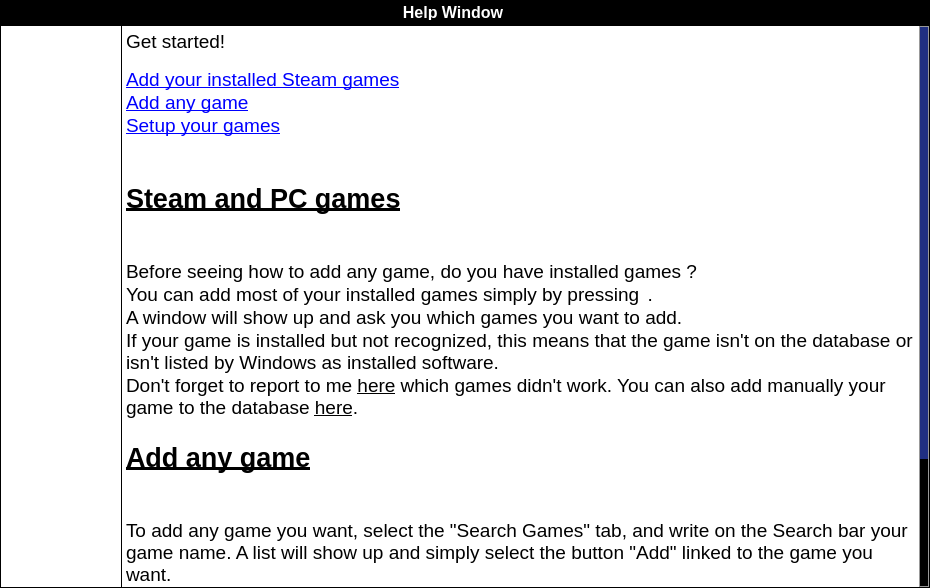
<?xml version="1.0" encoding="UTF-8"?>
<ui version="4.0">
 <class>Help</class>
 <widget class="QWidget" name="Help">
  <property name="geometry">
   <rect>
    <x>0</x>
    <y>0</y>
    <width>930</width>
    <height>588</height>
   </rect>
  </property>
  <property name="windowTitle">
   <string>Ludibrary - Help</string>
  </property>
  <property name="windowIcon">
   <iconset resource="resource.qrc">
    <normaloff>:/Images/appIcon</normaloff>:/Images/appIcon</iconset>
  </property>
  <property name="styleSheet">
   <string notr="true">.QWidget
{
	background-color: black;
}</string>
  </property>
  <layout class="QGridLayout" name="gridLayout">
   <property name="sizeConstraint">
    <enum>QLayout::SetMinimumSize</enum>
   </property>
   <property name="leftMargin">
    <number>1</number>
   </property>
   <property name="topMargin">
    <number>0</number>
   </property>
   <property name="rightMargin">
    <number>1</number>
   </property>
   <property name="bottomMargin">
    <number>1</number>
   </property>
   <property name="spacing">
    <number>0</number>
   </property>
   <item row="1" column="0">
    <widget class="QWidget" name="widget_2" native="true">
     <property name="styleSheet">
      <string notr="true">.QWidget
{
	background-color: black;
}</string>
     </property>
     <layout class="QHBoxLayout" name="horizontalLayout_2">
      <property name="spacing">
       <number>1</number>
      </property>
      <property name="sizeConstraint">
       <enum>QLayout::SetMinimumSize</enum>
      </property>
      <property name="leftMargin">
       <number>0</number>
      </property>
      <property name="topMargin">
       <number>0</number>
      </property>
      <property name="rightMargin">
       <number>0</number>
      </property>
      <property name="bottomMargin">
       <number>0</number>
      </property>
      <item>
       <widget class="QListWidget" name="listWidget">
        <property name="sizePolicy">
         <sizepolicy hsizetype="Maximum" vsizetype="Expanding">
          <horstretch>0</horstretch>
          <verstretch>0</verstretch>
         </sizepolicy>
        </property>
        <property name="minimumSize">
         <size>
          <width>120</width>
          <height>0</height>
         </size>
        </property>
        <property name="maximumSize">
         <size>
          <width>120</width>
          <height>16777215</height>
         </size>
        </property>
        <property name="styleSheet">
         <string notr="true">QListWidget
{
	background-image: url(:/Images/new_background1);
}
QListWidgetItem
{
	color: white;
	border-bottom: 1px solid rgb(0, 0, 0);
}

QScrollBar:vertical{
border: 1px solid #999999;
background:transparent;
width:10px;
margin: 0px 0px 0px 0px;
}

QScrollBar::handle:vertical {
background: qlineargradient(x1:0, y1:0, x2:1, y2:0,stop: 0 rgb(32, 47, 130), stop: 0.5 rgb(32, 47, 130), stop:1 rgb(32, 47, 130));
min-height: 0px;
}

QScrollBar::add-line:vertical {
background: qlineargradient(x1:0, y1:0, x2:1, y2:0,stop: 0 rgb(32, 47, 130), stop: 0.5 rgb(32, 47, 130),  stop:1 rgb(32, 47, 130));
height: 0px;
subcontrol-position: bottom;
subcontrol-origin: margin;
}

QScrollBar::sub-line:vertical {
background: qlineargradient(x1:0, y1:0, x2:1, y2:0,
stop: 0  rgb(32, 47, 130), stop: 0.5 rgb(32, 47, 130),  stop:1 rgb(32, 47, 130));
height: 0 px;
subcontrol-position: top;
subcontrol-origin: margin;
}</string>
        </property>
        <property name="frameShape">
         <enum>QFrame::NoFrame</enum>
        </property>
       </widget>
      </item>
      <item>
       <widget class="QStackedWidget" name="stackedWidget">
        <property name="styleSheet">
         <string notr="true">QStackedWidget
{
	background-image: url(:/Images/backgroundmain5);
}</string>
        </property>
        <property name="frameShadow">
         <enum>QFrame::Plain</enum>
        </property>
        <property name="currentIndex">
         <number>0</number>
        </property>
        <widget class="QWidget" name="page">
         <layout class="QGridLayout" name="gridLayout_2">
          <property name="sizeConstraint">
           <enum>QLayout::SetMinimumSize</enum>
          </property>
          <property name="leftMargin">
           <number>0</number>
          </property>
          <property name="topMargin">
           <number>0</number>
          </property>
          <property name="rightMargin">
           <number>0</number>
          </property>
          <property name="bottomMargin">
           <number>0</number>
          </property>
          <property name="spacing">
           <number>0</number>
          </property>
          <item row="0" column="0">
           <widget class="QTextBrowser" name="textBrowser">
            <property name="styleSheet">
             <string notr="true">QTextBrowser
{
	background-image: url(:/Images/new_background2);
}

QScrollBar:vertical{
border: 1px solid #999999;
background:transparent;
width:10px;
margin: 0px 0px 0px 0px;
}

QScrollBar::handle:vertical {
background: qlineargradient(x1:0, y1:0, x2:1, y2:0,stop: 0 rgb(32, 47, 130), stop: 0.5 rgb(32, 47, 130), stop:1 rgb(32, 47, 130));
min-height: 0px;
}

QScrollBar::add-line:vertical {
background: qlineargradient(x1:0, y1:0, x2:1, y2:0,stop: 0 rgb(32, 47, 130), stop: 0.5 rgb(32, 47, 130),  stop:1 rgb(32, 47, 130));
height: 0px;
subcontrol-position: bottom;
subcontrol-origin: margin;
}

QScrollBar::sub-line:vertical {
background: qlineargradient(x1:0, y1:0, x2:1, y2:0,
stop: 0  rgb(32, 47, 130), stop: 0.5 rgb(32, 47, 130),  stop:1 rgb(32, 47, 130));
height: 0 px;
subcontrol-position: top;
subcontrol-origin: margin;
}</string>
            </property>
            <property name="frameShape">
             <enum>QFrame::NoFrame</enum>
            </property>
            <property name="frameShadow">
             <enum>QFrame::Sunken</enum>
            </property>
            <property name="html">
             <string>&lt;!DOCTYPE HTML PUBLIC &quot;-//W3C//DTD HTML 4.0//EN&quot; &quot;http://www.w3.org/TR/REC-html40/strict.dtd&quot;&gt;
&lt;html&gt;&lt;head&gt;&lt;meta name=&quot;qrichtext&quot; content=&quot;1&quot; /&gt;&lt;style type=&quot;text/css&quot;&gt;
p, li { white-space: pre-wrap; }
&lt;/style&gt;&lt;/head&gt;&lt;body style=&quot; font-family:'MS Shell Dlg 2'; font-size:8.25pt; font-weight:400; font-style:normal;&quot;&gt;
&lt;p style=&quot; margin-top:0px; margin-bottom:0px; margin-left:0px; margin-right:0px; -qt-block-indent:0; text-indent:0px;&quot;&gt;&lt;span style=&quot; font-size:14pt;&quot;&gt;Get started!&lt;/span&gt;&lt;/p&gt;
&lt;p style=&quot;-qt-paragraph-type:empty; margin-top:0px; margin-bottom:0px; margin-left:0px; margin-right:0px; -qt-block-indent:0; text-indent:0px; font-size:10pt;&quot;&gt;&lt;br /&gt;&lt;/p&gt;
&lt;p style=&quot; margin-top:0px; margin-bottom:0px; margin-left:0px; margin-right:0px; -qt-block-indent:0; text-indent:0px;&quot;&gt;&lt;a href=&quot;#SteamAndPCGames&quot;&gt;&lt;span style=&quot; font-size:14pt; text-decoration: underline; color:#0000ff;&quot;&gt;Add your installed Steam games&lt;/span&gt;&lt;/a&gt;&lt;/p&gt;
&lt;p style=&quot; margin-top:0px; margin-bottom:0px; margin-left:0px; margin-right:0px; -qt-block-indent:0; text-indent:0px;&quot;&gt;&lt;a href=&quot;#AddGame&quot;&gt;&lt;span style=&quot; font-size:14pt; text-decoration: underline; color:#0000ff;&quot;&gt;Add any game&lt;/span&gt;&lt;/a&gt;&lt;/p&gt;
&lt;p style=&quot; margin-top:0px; margin-bottom:0px; margin-left:0px; margin-right:0px; -qt-block-indent:0; text-indent:0px;&quot;&gt;&lt;a href=&quot;#SetupGames&quot;&gt;&lt;span style=&quot; font-size:14pt; text-decoration: underline; color:#0000ff;&quot;&gt;Setup your games&lt;/span&gt;&lt;/a&gt;&lt;/p&gt;
&lt;p style=&quot;-qt-paragraph-type:empty; margin-top:0px; margin-bottom:0px; margin-left:0px; margin-right:0px; -qt-block-indent:0; text-indent:0px; font-size:14pt;&quot;&gt;&lt;br /&gt;&lt;/p&gt;
&lt;p style=&quot;-qt-paragraph-type:empty; margin-top:0px; margin-bottom:0px; margin-left:0px; margin-right:0px; -qt-block-indent:0; text-indent:0px; font-size:14pt;&quot;&gt;&lt;br /&gt;&lt;/p&gt;
&lt;p style=&quot; margin-top:0px; margin-bottom:0px; margin-left:0px; margin-right:0px; -qt-block-indent:0; text-indent:0px;&quot;&gt;&lt;span style=&quot; font-size:20pt; font-weight:600; text-decoration: underline;&quot;&gt;Steam and PC games&lt;/span&gt;&lt;/p&gt;
&lt;p style=&quot;-qt-paragraph-type:empty; margin-top:0px; margin-bottom:0px; margin-left:0px; margin-right:0px; -qt-block-indent:0; text-indent:0px; font-size:14pt; font-weight:600; text-decoration: underline;&quot;&gt;&lt;br /&gt;&lt;/p&gt;
&lt;p style=&quot; margin-top:0px; margin-bottom:0px; margin-left:0px; margin-right:0px; -qt-block-indent:0; text-indent:0px;&quot;&gt;&lt;a name=&quot;SteamAndPCGames&quot;&gt;&lt;/a&gt;&lt;span style=&quot; font-size:14pt;&quot;&gt; &lt;/span&gt;&lt;/p&gt;
&lt;p style=&quot; margin-top:0px; margin-bottom:0px; margin-left:0px; margin-right:0px; -qt-block-indent:0; text-indent:0px;&quot;&gt;&lt;span style=&quot; font-size:14pt;&quot;&gt;Before seeing how to add any game, do you have installed games ?&lt;/span&gt;&lt;/p&gt;
&lt;p style=&quot; margin-top:0px; margin-bottom:0px; margin-left:0px; margin-right:0px; -qt-block-indent:0; text-indent:0px;&quot;&gt;&lt;span style=&quot; font-size:14pt;&quot;&gt;You can add most of your installed games simply by pressing &lt;/span&gt;&lt;img src=&quot;:/Images/buttonAdd&quot; /&gt; &lt;span style=&quot; font-size:14pt;&quot;&gt;.&lt;/span&gt;&lt;/p&gt;
&lt;p style=&quot; margin-top:0px; margin-bottom:0px; margin-left:0px; margin-right:0px; -qt-block-indent:0; text-indent:0px;&quot;&gt;&lt;span style=&quot; font-size:14pt;&quot;&gt;A window will show up and ask you which games you want to add.&lt;/span&gt;&lt;/p&gt;
&lt;p style=&quot; margin-top:0px; margin-bottom:0px; margin-left:0px; margin-right:0px; -qt-block-indent:0; text-indent:0px;&quot;&gt;&lt;span style=&quot; font-size:14pt;&quot;&gt;If your game is installed but not recognized, this means that the game isn't on the database or isn't listed by Windows as installed software.&lt;/span&gt;&lt;/p&gt;
&lt;p style=&quot; margin-top:0px; margin-bottom:0px; margin-left:0px; margin-right:0px; -qt-block-indent:0; text-indent:0px;&quot;&gt;&lt;span style=&quot; font-size:14pt;&quot;&gt;Don't forget to report to me &lt;/span&gt;&lt;span style=&quot; font-size:14pt; text-decoration: underline;&quot;&gt;here&lt;/span&gt;&lt;span style=&quot; font-size:14pt;&quot;&gt; which games didn't work. You can also add manually your game to the database &lt;/span&gt;&lt;span style=&quot; font-size:14pt; text-decoration: underline;&quot;&gt;here&lt;/span&gt;&lt;span style=&quot; font-size:14pt;&quot;&gt;.&lt;/span&gt;&lt;/p&gt;
&lt;p style=&quot;-qt-paragraph-type:empty; margin-top:0px; margin-bottom:0px; margin-left:0px; margin-right:0px; -qt-block-indent:0; text-indent:0px; font-size:14pt;&quot;&gt;&lt;br /&gt;&lt;/p&gt;
&lt;p style=&quot; margin-top:0px; margin-bottom:0px; margin-left:0px; margin-right:0px; -qt-block-indent:0; text-indent:0px;&quot;&gt;&lt;span style=&quot; font-size:20pt; font-weight:600; text-decoration: underline;&quot;&gt;Add any game&lt;/span&gt;&lt;/p&gt;
&lt;p style=&quot;-qt-paragraph-type:empty; margin-top:0px; margin-bottom:0px; margin-left:0px; margin-right:0px; -qt-block-indent:0; text-indent:0px; font-size:14pt; font-weight:600; text-decoration: underline;&quot;&gt;&lt;br /&gt;&lt;/p&gt;
&lt;p style=&quot;-qt-paragraph-type:empty; margin-top:0px; margin-bottom:0px; margin-left:0px; margin-right:0px; -qt-block-indent:0; text-indent:0px; font-size:14pt; font-weight:600; text-decoration: underline;&quot;&gt;&lt;br /&gt;&lt;/p&gt;
&lt;p style=&quot; margin-top:0px; margin-bottom:0px; margin-left:0px; margin-right:0px; -qt-block-indent:0; text-indent:0px;&quot;&gt;&lt;span style=&quot; font-size:14pt;&quot;&gt;To add any game you want, select the &amp;quot;Search Games&amp;quot; tab, and write on the Search bar your game name. A list will show up and simply select the button &amp;quot;Add&amp;quot; linked to the game you want.&lt;/span&gt;&lt;/p&gt;
&lt;p style=&quot; margin-top:0px; margin-bottom:0px; margin-left:0px; margin-right:0px; -qt-block-indent:0; text-indent:0px;&quot;&gt;&lt;a name=&quot;AddGame&quot;&gt;&lt;/a&gt;&lt;span style=&quot; font-size:8pt;&quot;&gt; &lt;/span&gt;&lt;/p&gt;
&lt;p style=&quot;-qt-paragraph-type:empty; margin-top:0px; margin-bottom:0px; margin-left:0px; margin-right:0px; -qt-block-indent:0; text-indent:0px; font-size:8pt;&quot;&gt;&lt;br /&gt;&lt;/p&gt;
&lt;p style=&quot; margin-top:0px; margin-bottom:0px; margin-left:0px; margin-right:0px; -qt-block-indent:0; text-indent:0px;&quot;&gt;&lt;span style=&quot; font-size:20pt; font-weight:600; text-decoration: underline;&quot;&gt;Setup your games&lt;/span&gt;&lt;/p&gt;
&lt;p style=&quot; margin-top:0px; margin-bottom:0px; margin-left:0px; margin-right:0px; -qt-block-indent:0; text-indent:0px;&quot;&gt;&lt;a name=&quot;SetupGames&quot;&gt;&lt;/a&gt;&lt;span style=&quot; font-size:8pt;&quot;&gt; &lt;/span&gt;&lt;/p&gt;
&lt;p style=&quot;-qt-paragraph-type:empty; margin-top:0px; margin-bottom:0px; margin-left:0px; margin-right:0px; -qt-block-indent:0; text-indent:0px; font-size:14pt;&quot;&gt;&lt;br /&gt;&lt;/p&gt;
&lt;p style=&quot;-qt-paragraph-type:empty; margin-top:0px; margin-bottom:0px; margin-left:0px; margin-right:0px; -qt-block-indent:0; text-indent:0px; font-size:14pt;&quot;&gt;&lt;br /&gt;&lt;/p&gt;
&lt;p style=&quot; margin-top:0px; margin-bottom:0px; margin-left:0px; margin-right:0px; -qt-block-indent:0; text-indent:0px;&quot;&gt;&lt;span style=&quot; font-size:14pt;&quot;&gt;By clicking on &lt;/span&gt;&lt;img src=&quot;:/Images/editNormal&quot; /&gt;&lt;span style=&quot; font-size:14pt;&quot;&gt;, you can change your game settings any time. It is important to do it if you want your games to be launched directly from the list after a double-click on it.&lt;/span&gt;&lt;/p&gt;&lt;/body&gt;&lt;/html&gt;</string>
            </property>
           </widget>
          </item>
         </layout>
        </widget>
        <widget class="QWidget" name="page_2">
         <layout class="QGridLayout" name="gridLayout_3">
          <property name="sizeConstraint">
           <enum>QLayout::SetMinimumSize</enum>
          </property>
          <property name="leftMargin">
           <number>0</number>
          </property>
          <property name="topMargin">
           <number>0</number>
          </property>
          <property name="rightMargin">
           <number>0</number>
          </property>
          <property name="bottomMargin">
           <number>0</number>
          </property>
          <property name="spacing">
           <number>0</number>
          </property>
          <item row="0" column="0">
           <widget class="QTextBrowser" name="textBrowser_2">
            <property name="styleSheet">
             <string notr="true">QTextBrowser
{
	background-image: url(:/Images/new_background2);
}

QScrollBar:vertical{
border: 1px solid #999999;
background:transparent;
width:10px;
margin: 0px 0px 0px 0px;
}

QScrollBar::handle:vertical {
background: qlineargradient(x1:0, y1:0, x2:1, y2:0,stop: 0 rgb(32, 47, 130), stop: 0.5 rgb(32, 47, 130), stop:1 rgb(32, 47, 130));
min-height: 0px;
}

QScrollBar::add-line:vertical {
background: qlineargradient(x1:0, y1:0, x2:1, y2:0,stop: 0 rgb(32, 47, 130), stop: 0.5 rgb(32, 47, 130),  stop:1 rgb(32, 47, 130));
height: 0px;
subcontrol-position: bottom;
subcontrol-origin: margin;
}

QScrollBar::sub-line:vertical {
background: qlineargradient(x1:0, y1:0, x2:1, y2:0,
stop: 0  rgb(32, 47, 130), stop: 0.5 rgb(32, 47, 130),  stop:1 rgb(32, 47, 130));
height: 0 px;
subcontrol-position: top;
subcontrol-origin: margin;
}</string>
            </property>
            <property name="frameShape">
             <enum>QFrame::NoFrame</enum>
            </property>
            <property name="html">
             <string>&lt;!DOCTYPE HTML PUBLIC &quot;-//W3C//DTD HTML 4.0//EN&quot; &quot;http://www.w3.org/TR/REC-html40/strict.dtd&quot;&gt;
&lt;html&gt;&lt;head&gt;&lt;meta name=&quot;qrichtext&quot; content=&quot;1&quot; /&gt;&lt;style type=&quot;text/css&quot;&gt;
p, li { white-space: pre-wrap; }
&lt;/style&gt;&lt;/head&gt;&lt;body style=&quot; font-family:'MS Shell Dlg 2'; font-size:8.25pt; font-weight:400; font-style:normal;&quot;&gt;
&lt;p style=&quot; margin-top:0px; margin-bottom:0px; margin-left:0px; margin-right:0px; -qt-block-indent:0; text-indent:0px;&quot;&gt;About me ?&lt;/p&gt;&lt;/body&gt;&lt;/html&gt;</string>
            </property>
           </widget>
          </item>
         </layout>
        </widget>
       </widget>
      </item>
     </layout>
    </widget>
   </item>
   <item row="0" column="0">
    <widget class="QWidget" name="widget" native="true">
     <property name="sizePolicy">
      <sizepolicy hsizetype="Preferred" vsizetype="Maximum">
       <horstretch>0</horstretch>
       <verstretch>0</verstretch>
      </sizepolicy>
     </property>
     <property name="styleSheet">
      <string notr="true">.QWidget
{
	background-image:url(:/Images/backgroundtop);
}</string>
     </property>
     <layout class="QHBoxLayout" name="horizontalLayout">
      <property name="spacing">
       <number>0</number>
      </property>
      <property name="sizeConstraint">
       <enum>QLayout::SetMinimumSize</enum>
      </property>
      <property name="leftMargin">
       <number>0</number>
      </property>
      <property name="topMargin">
       <number>4</number>
      </property>
      <property name="rightMargin">
       <number>8</number>
      </property>
      <property name="bottomMargin">
       <number>6</number>
      </property>
      <item>
       <widget class="QLabel" name="label">
        <property name="maximumSize">
         <size>
          <width>16777215</width>
          <height>16</height>
         </size>
        </property>
        <property name="font">
         <font>
          <family>Arial</family>
          <pointsize>12</pointsize>
          <weight>75</weight>
          <bold>true</bold>
         </font>
        </property>
        <property name="styleSheet">
         <string notr="true">QLabel
{
	color: white;
}</string>
        </property>
        <property name="text">
         <string>Help Window</string>
        </property>
        <property name="alignment">
         <set>Qt::AlignCenter</set>
        </property>
       </widget>
      </item>
      <item>
       <widget class="QPushButton" name="buttonExit">
        <property name="minimumSize">
         <size>
          <width>16</width>
          <height>16</height>
         </size>
        </property>
        <property name="maximumSize">
         <size>
          <width>16</width>
          <height>16</height>
         </size>
        </property>
        <property name="styleSheet">
         <string notr="true">QPushButton
{
    background-color: transparent;
	background-image: url(:/Images/buttonExitNormal);
    background-repeat: none;    
    border: none;
}

QPushButton:pressed
{
   background-image: url(:/Images/buttonExitPressed);
}

QPushButton:hover:!pressed
{
   background-image: url(:/Images/buttonExitHover);
}
</string>
        </property>
        <property name="text">
         <string/>
        </property>
       </widget>
      </item>
     </layout>
    </widget>
   </item>
  </layout>
 </widget>
 <resources>
  <include location="resource.qrc"/>
 </resources>
 <connections/>
</ui>
